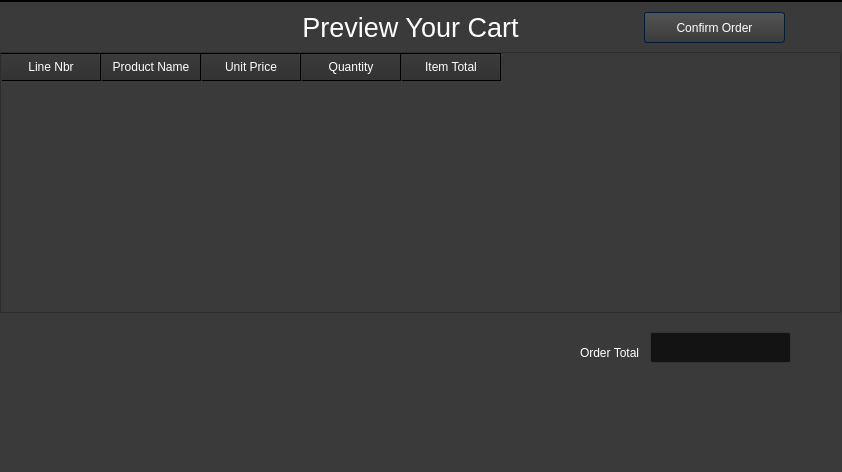
<?xml version="1.0" encoding="UTF-8"?>
<ui version="4.0">
 <class>MainWindow</class>
 <widget class="QMainWindow" name="MainWindow">
  <property name="geometry">
   <rect>
    <x>0</x>
    <y>0</y>
    <width>842</width>
    <height>472</height>
   </rect>
  </property>
  <property name="minimumSize">
   <size>
    <width>842</width>
    <height>381</height>
   </size>
  </property>
  <property name="windowTitle">
   <string>MainWindow</string>
  </property>
  <property name="styleSheet">
   <string notr="true">/*Copyright (c) DevSec Studio. All rights reserved.

MIT License

Permission is hereby granted, free of charge, to any person obtaining a copy
of this software and associated documentation files (the &quot;Software&quot;), to deal
in the Software without restriction, including without limitation the rights
to use, copy, modify, merge, publish, distribute, sublicense, and/or sell
copies of the Software, and to permit persons to whom the Software is
furnished to do so, subject to the following conditions:

The above copyright notice and this permission notice shall be included in all
copies or substantial portions of the Software.

THE SOFTWARE IS PROVIDED *AS IS*, WITHOUT WARRANTY OF ANY KIND, EXPRESS OR
IMPLIED, INCLUDING BUT NOT LIMITED TO THE WARRANTIES OF MERCHANTABILITY,
FITNESS FOR A PARTICULAR PURPOSE AND NONINFRINGEMENT. IN NO EVENT SHALL THE
AUTHORS OR COPYRIGHT HOLDERS BE LIABLE FOR ANY CLAIM, DAMAGES OR OTHER
LIABILITY, WHETHER IN AN ACTION OF CONTRACT, TORT OR OTHERWISE, ARISING FROM,
OUT OF OR IN CONNECTION WITH THE SOFTWARE OR THE USE OR OTHER DEALINGS IN THE SOFTWARE.
*/

/*-----QWidget-----*/
QWidget
{
	background-color: #3a3a3a;
	color: #fff;
	selection-background-color: #b78620;
	selection-color: #000;

}


/*-----QLabel-----*/
QLabel
{
	background-color: transparent;
	color: #fff;

}


/*-----QMenuBar-----*/
QMenuBar 
{
	background-color: qlineargradient(spread:repeat, x1:1, y1:0, x2:1, y2:1, stop:0 rgba(57, 57, 57, 255),stop:1 rgba(50, 50, 50, 255));
	border: 1px solid #000;
	color: #fff;

}


QMenuBar::item 
{
	background-color: transparent;

}


QMenuBar::item:selected 
{
	background-color: rgba(183, 134, 32, 20%);
	border: 1px solid #b78620;
	color: #fff;

}


QMenuBar::item:pressed 
{
	background-color: rgb(183, 134, 32);
	border: 1px solid #b78620;
	color: #fff;

}


/*-----QMenu-----*/
QMenu
{
    background-color: qlineargradient(spread:repeat, x1:1, y1:0, x2:1, y2:1, stop:0 rgba(57, 57, 57, 255),stop:1 rgba(50, 50, 50, 255));
    border: 1px solid #222;
    padding: 4px;
	color: #fff;

}


QMenu::item
{
    background-color: transparent;
    padding: 2px 20px 2px 20px;

}


QMenu::separator
{
   	background-color: rgb(183, 134, 32);
	height: 1px;

}


QMenu::item:disabled
{
    color: #555;
    background-color: transparent;
    padding: 2px 20px 2px 20px;

}


QMenu::item:selected
{
	background-color: rgba(183, 134, 32, 20%);
	border: 1px solid #b78620;
	color: #fff;

}


/*-----QToolBar-----*/
QToolBar
{
	background-color: qlineargradient(spread:repeat, x1:1, y1:0, x2:1, y2:1, stop:0 rgba(69, 69, 69, 255),stop:1 rgba(58, 58, 58, 255));
	border-top: none;
	border-bottom: 1px solid #4f4f4f;
	border-left: 1px solid #4f4f4f;
	border-right: 1px solid #4f4f4f;

}


QToolBar::separator
{
	background-color: #2e2e2e;
	width: 1px;

}


/*-----QToolButton-----*/
QToolButton 
{
	background-color: transparent;
	color: #fff;
	padding: 5px;
	padding-left: 8px;
	padding-right: 8px;
	margin-left: 1px;
}


QToolButton:hover
{
	background-color: rgba(183, 134, 32, 20%);
	border: 1px solid #b78620;
	color: #fff;
	
}


QToolButton:pressed
{
	background-color: qlineargradient(spread:repeat, x1:1, y1:0, x2:1, y2:1, stop:0 rgba(57, 57, 57, 255),stop:1 rgba(50, 50, 50, 255));
	border: 1px solid #b78620;

}


QToolButton:checked
{
	background-color: qlineargradient(spread:repeat, x1:1, y1:0, x2:1, y2:1, stop:0 rgba(57, 57, 57, 255),stop:1 rgba(50, 50, 50, 255));
	border: 1px solid #222;
}


/*-----QPushButton-----*/
QPushButton
{
	background-color: qlineargradient(spread:repeat, x1:1, y1:0, x2:1, y2:1, stop:0 rgba(84, 84, 84, 255),stop:1 rgba(59, 59, 59, 255));
	color: #ffffff;
	min-width: 80px;
	border-style: solid;
	border-width: 1px;
	border-radius: 3px;
	border-color: #051a39;
	padding: 5px;

}


QPushButton::flat
{
	background-color: transparent;
	border: none;
	color: #fff;

}


QPushButton::disabled
{
	background-color: #404040;
	color: #656565;
	border-color: #051a39;

}


QPushButton::hover
{
	background-color: rgba(183, 134, 32, 20%);
	border: 1px solid #b78620;

}


QPushButton::pressed
{
	background-color: qlineargradient(spread:repeat, x1:1, y1:0, x2:1, y2:1, stop:0 rgba(74, 74, 74, 255),stop:1 rgba(49, 49, 49, 255));
	border: 1px solid #b78620;

}


QPushButton::checked
{
	background-color: qlineargradient(spread:repeat, x1:1, y1:0, x2:1, y2:1, stop:0 rgba(74, 74, 74, 255),stop:1 rgba(49, 49, 49, 255));
	border: 1px solid #222;

}


/*-----QLineEdit-----*/
QLineEdit
{
	background-color: #131313;
	color : #eee;
	border: 1px solid #343434;
	border-radius: 2px;
	padding: 3px;
	padding-left: 5px;

}


/*-----QPlainTExtEdit-----*/
QPlainTextEdit
{
	background-color: #131313;
	color : #eee;
	border: 1px solid #343434;
	border-radius: 2px;
	padding: 3px;
	padding-left: 5px;

}


/*-----QTabBar-----*/
QTabBar::tab
{
	background-color: qlineargradient(spread:repeat, x1:1, y1:0, x2:1, y2:1, stop:0 rgba(84, 84, 84, 255),stop:1 rgba(59, 59, 59, 255));
	color: #ffffff;
	border-style: solid;
	border-width: 1px;
	border-color: #666;
	border-bottom: none;
	padding: 5px;
	padding-left: 15px;
	padding-right: 15px;

}


QTabWidget::pane 
{
	background-color: red;
	border: 1px solid #666;
	top: 1px;

}


QTabBar::tab:last
{
	margin-right: 0; 

}


QTabBar::tab:first:!selected
{
	background-color: #0c0c0d;
	margin-left: 0px;

}


QTabBar::tab:!selected
{
	color: #b1b1b1;
	border-bottom-style: solid;
	background-color: #0c0c0d;

}


QTabBar::tab:selected
{
	margin-bottom: 0px;

}


QTabBar::tab:!selected:hover
{
	border-top-color: #b78620;

}


/*-----QComboBox-----*/
QComboBox
{
    background-color: qlineargradient(spread:repeat, x1:1, y1:0, x2:1, y2:1, stop:0 rgba(84, 84, 84, 255),stop:1 rgba(59, 59, 59, 255));
    border: 1px solid #000;
    padding-left: 6px;
    color: #ffffff;
    height: 20px;

}


QComboBox::disabled
{
	background-color: #404040;
	color: #656565;
	border-color: #051a39;

}


QComboBox:on
{
    background-color: #b78620;
	color: #000;

}


QComboBox QAbstractItemView
{
    background-color: #383838;
    color: #ffffff;
    border: 1px solid black;
    selection-background-color: #b78620;
    outline: 0;

}


QComboBox::drop-down
{
	background-color: qlineargradient(spread:repeat, x1:1, y1:0, x2:1, y2:1, stop:0 rgba(57, 57, 57, 255),stop:1 rgba(50, 50, 50, 255));
    subcontrol-origin: padding;
    subcontrol-position: top right;
    width: 15px;
    border-left-width: 1px;
    border-left-color: black;
    border-left-style: solid; 

}


QComboBox::down-arrow
{
    image: url(://arrow-down.png);
    width: 8px;
    height: 8px;
}


/*-----QSpinBox &amp; QDateTimeEdit-----*/
QSpinBox,
QDateTimeEdit 
{
    background-color: #131313;
	color : #eee;
	border: 1px solid #343434;
	padding: 3px;
	padding-left: 5px;
    border-radius : 2px;

}


QSpinBox::up-button, 
QDateTimeEdit::up-button
{
	border-top-right-radius:2px;
	background-color: #777777;
    width: 16px; 
    border-width: 1px;

}


QSpinBox::up-button:hover, 
QDateTimeEdit::up-button:hover
{
	background-color: #585858;

}


QSpinBox::up-button:pressed, 
QDateTimeEdit::up-button:pressed
{
	background-color: #252525;
    width: 16px; 
    border-width: 1px;

}


QSpinBox::up-arrow,
QDateTimeEdit::up-arrow
{
    image: url(://arrow-up.png);
    width: 7px;
    height: 7px;

}


QSpinBox::down-button, 
QDateTimeEdit::down-button
{
	border-bottom-right-radius:2px;
	background-color: #777777;
    width: 16px; 
    border-width: 1px;

}


QSpinBox::down-button:hover, 
QDateTimeEdit::down-button:hover
{
	background-color: #585858;

}


QSpinBox::down-button:pressed, 
QDateTimeEdit::down-button:pressed
{
	background-color: #252525;
    width: 16px; 
    border-width: 1px;

}


QSpinBox::down-arrow,
QDateTimeEdit::down-arrow
{
    image: url(://arrow-down.png);
    width: 7px;
    height: 7px;

}


/*-----QGroupBox-----*/
QGroupBox 
{
    border: 1px solid;
    border-color: #666666;
	border-radius: 5px;
    margin-top: 20px;

}


QGroupBox::title  
{
    background-color: transparent;
    color: #eee;
    subcontrol-origin: margin;
    padding: 5px;
	border-top-left-radius: 3px;
	border-top-right-radius: 3px;

}


/*-----QHeaderView-----*/
QHeaderView::section
{
    background-color: qlineargradient(spread:repeat, x1:1, y1:0, x2:1, y2:1, stop:0 rgba(60, 60, 60, 255),stop:1 rgba(50, 50, 50, 255));
	border: 1px solid #000;
    color: #fff;
    text-align: left;
	padding: 4px;
	
}


QHeaderView::section:disabled
{
    background-color: #525251;
    color: #656565;

}


QHeaderView::section:checked
{
    background-color: qlineargradient(spread:repeat, x1:1, y1:0, x2:1, y2:1, stop:0 rgba(60, 60, 60, 255),stop:1 rgba(50, 50, 50, 255));
    color: #fff;

}


QHeaderView::section::vertical::first,
QHeaderView::section::vertical::only-one
{
    border-top: 1px solid #353635;

}


QHeaderView::section::vertical
{
    border-top: 1px solid #353635;

}


QHeaderView::section::horizontal::first,
QHeaderView::section::horizontal::only-one
{
    border-left: 1px solid #353635;

}


QHeaderView::section::horizontal
{
    border-left: 1px solid #353635;

}


QTableCornerButton::section
{
    background-color: qlineargradient(spread:repeat, x1:1, y1:0, x2:1, y2:1, stop:0 rgba(60, 60, 60, 255),stop:1 rgba(50, 50, 50, 255));
	border: 1px solid #000;
    color: #fff;

}


/*-----QTreeWidget-----*/
QTreeView
{
	show-decoration-selected: 1;
	alternate-background-color: #3a3a3a;
	selection-color: #fff;
	background-color: #2d2d2d;
	border: 1px solid gray;
	padding-top : 5px;
	color: #fff;
	font: 8pt;

}


QTreeView::item:selected
{
	color:#fff;
	background-color: #b78620;
	border-radius: 0px;

}


QTreeView::item:!selected:hover
{
    background-color: #262626;
    border: none;
    color: white;

}


QTreeView::branch:has-children:!has-siblings:closed,
QTreeView::branch:closed:has-children:has-siblings 
{
	image: url(://tree-closed.png);

}


QTreeView::branch:open:has-children:!has-siblings,
QTreeView::branch:open:has-children:has-siblings  
{
	image: url(://tree-open.png);

}


/*-----QListView-----*/
QListView 
{
	background-color: qlineargradient(spread:repeat, x1:1, y1:0, x2:1, y2:1, stop:0 rgba(83, 83, 83, 255),stop:0.293269 rgba(81, 81, 81, 255),stop:0.634615 rgba(79, 79, 79, 255),stop:1 rgba(83, 83, 83, 255));
    border : none;
    color: white;
    show-decoration-selected: 1; 
    outline: 0;
	border: 1px solid gray;

}


QListView::disabled 
{
	background-color: #656565;
	color: #1b1b1b;
    border: 1px solid #656565;

}


QListView::item 
{
	background-color: #2d2d2d;
    padding: 1px;

}


QListView::item:alternate 
{
    background-color: #3a3a3a;

}


QListView::item:selected 
{
	background-color: #b78620;
	border: 1px solid #b78620;
	color: #fff;

}


QListView::item:selected:!active 
{
	background-color: #b78620;
	border: 1px solid #b78620;
	color: #fff;

}


QListView::item:selected:active 
{
	background-color: #b78620;
	border: 1px solid #b78620;
	color: #fff;

}


QListView::item:hover {
    background-color: #262626;
    border: none;
    color: white;

}


/*-----QCheckBox-----*/
QCheckBox
{
	background-color: transparent;
    color: lightgray;
	border: none;

}


QCheckBox::indicator
{
    background-color: #323232;
    border: 1px solid darkgray;
    width: 12px;
    height: 12px;

}


QCheckBox::indicator:checked
{
    image:url(&quot;./ressources/check.png&quot;);
	background-color: #b78620;
    border: 1px solid #3a546e;

}


QCheckBox::indicator:unchecked:hover
{
	border: 1px solid #b78620; 

}


QCheckBox::disabled
{
	color: #656565;

}


QCheckBox::indicator:disabled
{
	background-color: #656565;
	color: #656565;
    border: 1px solid #656565;

}


/*-----QRadioButton-----*/
QRadioButton 
{
	color: lightgray;
	background-color: transparent;

}


QRadioButton::indicator::unchecked:hover 
{
	background-color: lightgray;
	border: 2px solid #b78620;
	border-radius: 6px;
}


QRadioButton::indicator::checked 
{
	border: 2px solid #b78620;
	border-radius: 6px;
	background-color: rgba(183,134,32,20%);  
	width: 9px; 
	height: 9px; 

}


/*-----QSlider-----*/
QSlider::groove:horizontal 
{
	background-color: transparent;
	height: 3px;

}


QSlider::sub-page:horizontal 
{
	background-color: #b78620;

}


QSlider::add-page:horizontal 
{
	background-color: #131313;

}


QSlider::handle:horizontal 
{
	background-color: #b78620;
	width: 14px;
	margin-top: -6px;
	margin-bottom: -6px;
	border-radius: 6px;

}


QSlider::handle:horizontal:hover 
{
	background-color: #d89e25;
	border-radius: 6px;

}


QSlider::sub-page:horizontal:disabled 
{
	background-color: #bbb;
	border-color: #999;

}


QSlider::add-page:horizontal:disabled 
{
	background-color: #eee;
	border-color: #999;

}


QSlider::handle:horizontal:disabled 
{
	background-color: #eee;
	border: 1px solid #aaa;
	border-radius: 3px;

}


/*-----QScrollBar-----*/
QScrollBar:horizontal
{
    border: 1px solid #222222;
    background-color: #3d3d3d;
    height: 15px;
    margin: 0px 16px 0 16px;

}


QScrollBar::handle:horizontal
{
	background-color: qlineargradient(spread:repeat, x1:1, y1:0, x2:1, y2:1, stop:0 rgba(97, 97, 97, 255),stop:1 rgba(90, 90, 90, 255));
	border: 1px solid #2d2d2d;
    min-height: 20px;

}


QScrollBar::add-line:horizontal
{
	background-color: qlineargradient(spread:repeat, x1:1, y1:0, x2:1, y2:1, stop:0 rgba(97, 97, 97, 255),stop:1 rgba(90, 90, 90, 255));
	border: 1px solid #2d2d2d;
    width: 15px;
    subcontrol-position: right;
    subcontrol-origin: margin;

}


QScrollBar::sub-line:horizontal
{
	background-color: qlineargradient(spread:repeat, x1:1, y1:0, x2:1, y2:1, stop:0 rgba(97, 97, 97, 255),stop:1 rgba(90, 90, 90, 255));
	border: 1px solid #2d2d2d;
    width: 15px;
    subcontrol-position: left;
    subcontrol-origin: margin;

}


QScrollBar::right-arrow:horizontal
{
    image: url(://arrow-right.png);
    width: 6px;
    height: 6px;

}


QScrollBar::left-arrow:horizontal
{
    image: url(://arrow-left.png);
    width: 6px;
    height: 6px;

}


QScrollBar::add-page:horizontal, QScrollBar::sub-page:horizontal
{
    background: none;

}


QScrollBar:vertical
{
    background-color: #3d3d3d;
    width: 16px;
	border: 1px solid #2d2d2d;
    margin: 16px 0px 16px 0px;

}


QScrollBar::handle:vertical
{
    background-color: qlineargradient(spread:repeat, x1:1, y1:0, x2:1, y2:1, stop:0 rgba(97, 97, 97, 255),stop:1 rgba(90, 90, 90, 255));
	border: 1px solid #2d2d2d;
    min-height: 20px;

}


QScrollBar::add-line:vertical
{
	background-color: qlineargradient(spread:repeat, x1:1, y1:0, x2:1, y2:1, stop:0 rgba(97, 97, 97, 255),stop:1 rgba(90, 90, 90, 255));
	border: 1px solid #2d2d2d;
    height: 15px;
    subcontrol-position: bottom;
    subcontrol-origin: margin;

}


QScrollBar::sub-line:vertical
{
	background-color: qlineargradient(spread:repeat, x1:1, y1:0, x2:1, y2:1, stop:0 rgba(97, 97, 97, 255),stop:1 rgba(90, 90, 90, 255));
	border: 1px solid #2d2d2d;
    height: 15px;
    subcontrol-position: top;
    subcontrol-origin: margin;

}


QScrollBar::up-arrow:vertical
{
    image: url(://arrow-up.png);
    width: 6px;
    height: 6px;

}


QScrollBar::down-arrow:vertical
{
    image: url(://arrow-down.png);
    width: 6px;
    height: 6px;

}


QScrollBar::add-page:vertical, QScrollBar::sub-page:vertical
{
    background: none;

}


/*-----QProgressBar-----*/
QProgressBar
{
    border: 1px solid #666666;
    text-align: center;
	color: #000;
	font-weight: bold;

}


QProgressBar::chunk
{
    background-color: #b78620;
    width: 30px;
    margin: 0.5px;

}

</string>
  </property>
  <widget class="QWidget" name="centralwidget">
   <widget class="QLabel" name="label">
    <property name="geometry">
     <rect>
      <x>260</x>
      <y>0</y>
      <width>301</width>
      <height>51</height>
     </rect>
    </property>
    <property name="font">
     <font>
      <pointsize>20</pointsize>
     </font>
    </property>
    <property name="text">
     <string>Preview Your Cart</string>
    </property>
    <property name="alignment">
     <set>Qt::AlignCenter</set>
    </property>
   </widget>
   <widget class="QTableWidget" name="table_cart">
    <property name="geometry">
     <rect>
      <x>0</x>
      <y>50</y>
      <width>841</width>
      <height>261</height>
     </rect>
    </property>
    <column>
     <property name="text">
      <string>Line Nbr</string>
     </property>
    </column>
    <column>
     <property name="text">
      <string>Product Name</string>
     </property>
    </column>
    <column>
     <property name="text">
      <string>Unit Price</string>
     </property>
    </column>
    <column>
     <property name="text">
      <string>Quantity</string>
     </property>
    </column>
    <column>
     <property name="text">
      <string>Item Total</string>
     </property>
    </column>
   </widget>
   <widget class="QLabel" name="label_2">
    <property name="geometry">
     <rect>
      <x>580</x>
      <y>340</y>
      <width>61</width>
      <height>21</height>
     </rect>
    </property>
    <property name="text">
     <string>Order Total</string>
    </property>
   </widget>
   <widget class="QLineEdit" name="line_edit_order_total">
    <property name="enabled">
     <bool>false</bool>
    </property>
    <property name="geometry">
     <rect>
      <x>650</x>
      <y>330</y>
      <width>141</width>
      <height>31</height>
     </rect>
    </property>
   </widget>
   <widget class="QPushButton" name="push_button_confirm">
    <property name="geometry">
     <rect>
      <x>644</x>
      <y>10</y>
      <width>141</width>
      <height>31</height>
     </rect>
    </property>
    <property name="text">
     <string>Confirm Order</string>
    </property>
   </widget>
  </widget>
  <widget class="QMenuBar" name="menubar">
   <property name="geometry">
    <rect>
     <x>0</x>
     <y>0</y>
     <width>842</width>
     <height>23</height>
    </rect>
   </property>
  </widget>
  <widget class="QStatusBar" name="statusbar"/>
 </widget>
 <resources/>
 <connections/>
</ui>
